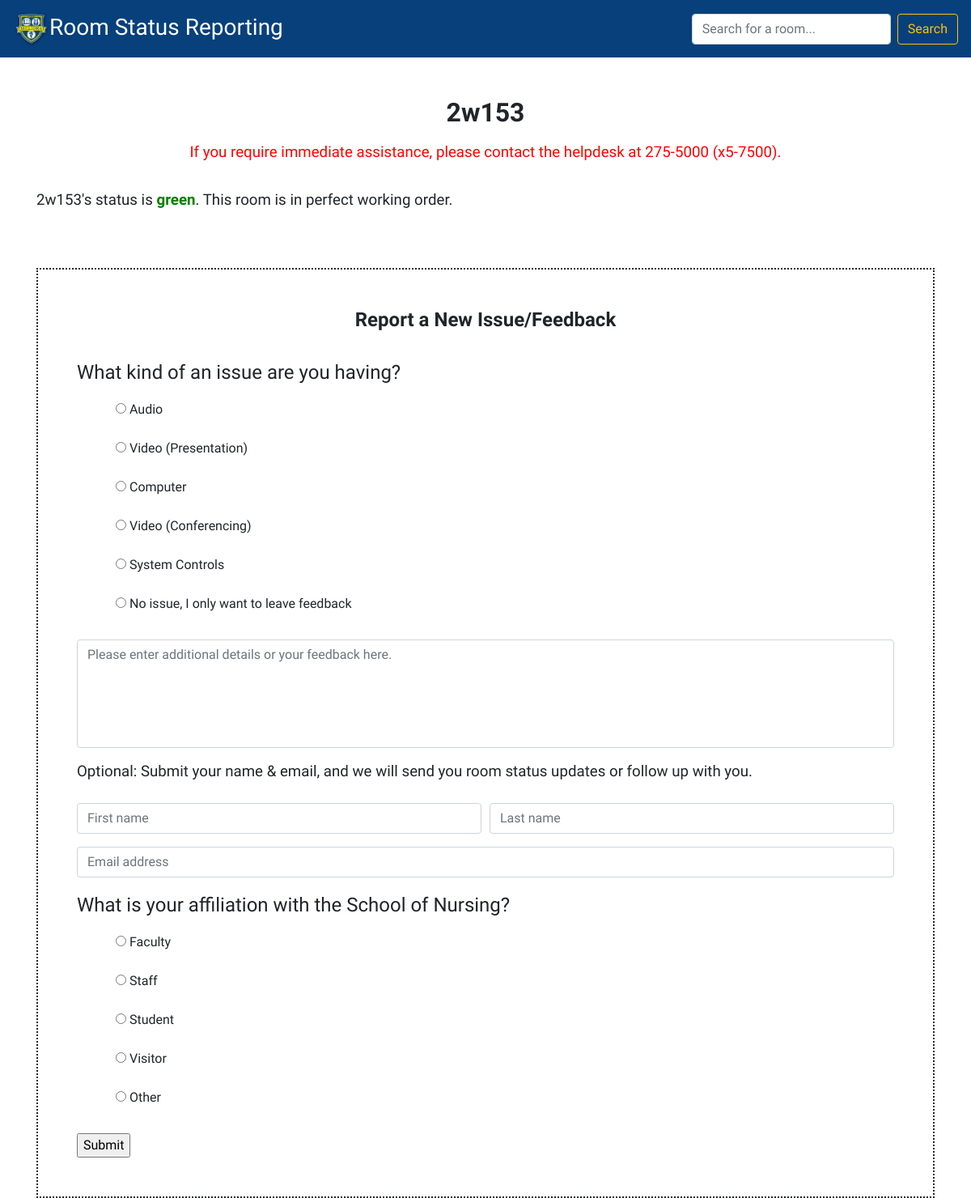
Before: /rooms/2w153/ with the older database file.
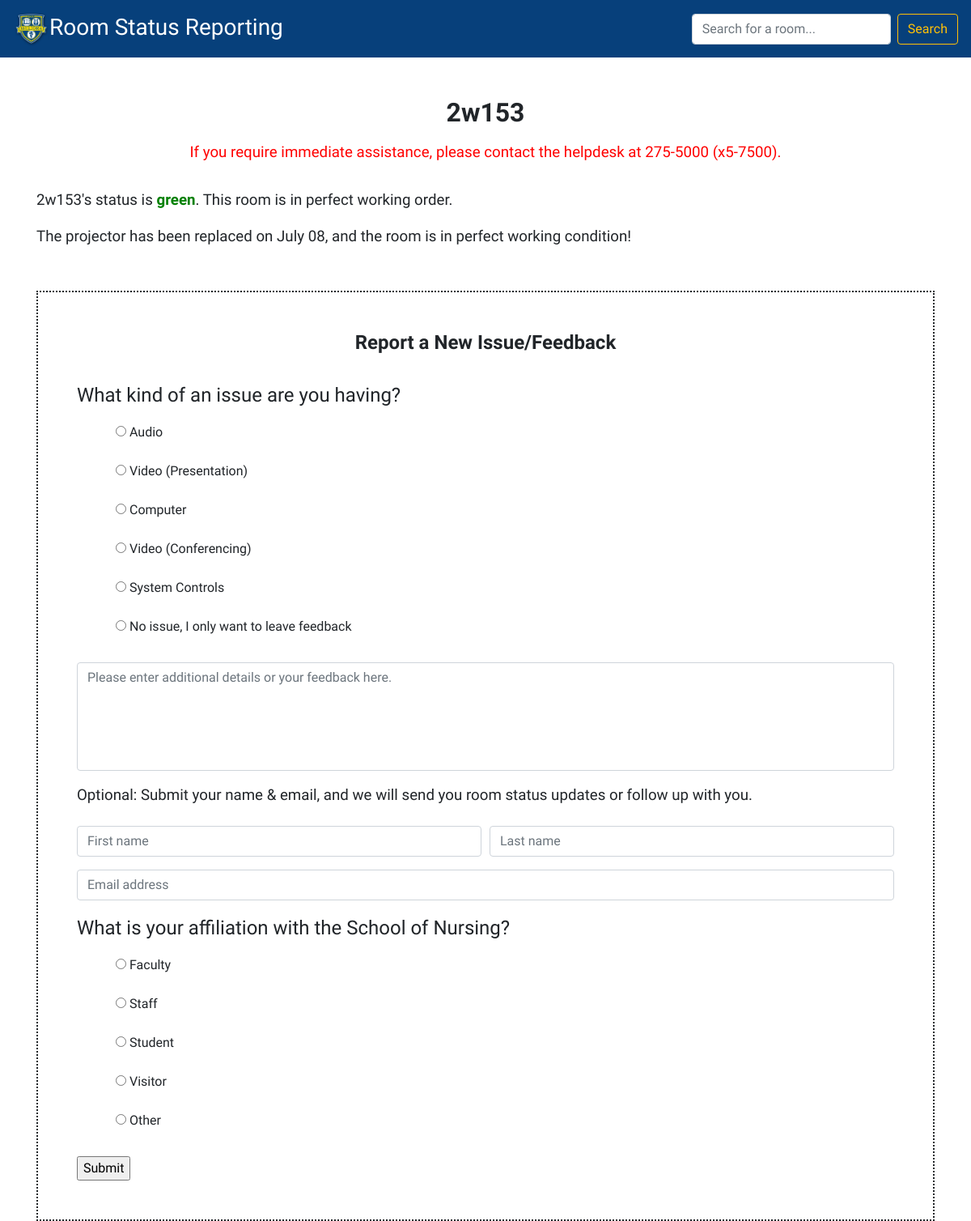
After: the same page with the newer database file.
### rooms/models.py (models this page shows, shortened)
class Room(models.Model):
    name = models.CharField(max_length=100, primary_key=True, unique=True)
    image = models.ImageField()
    details = models.TextField(null=True, blank=True)
    floorplan = models.ImageField(null=True, blank=True)
    ROOM_STATUS = (
        ('r', 'Red'),
        ('y', 'Yellow'),
        ('g', 'Green'),
    )
    status = models.CharField(max_length=1, choices=ROOM_STATUS,
                              blank=True, default='g', help_text='Status of the room')
    no_new_tickets = models.BooleanField(default=True)
    def __str__(self):
        return self.name
    class Meta:
        ordering = ['name']

### rooms/views.py (the view, shortened to what this page needs)
# urls.py: path('<str:room_name>/', views.ticket, name='ticket'),
def ticket(request, room_name):
    room_name = get_object_or_404(Room, pk=room_name)
    str_room_name = str(room_name)
    room = Room.objects.all()
    form_class = TicketForm
    if request.method == 'GET':
        form = TicketForm()
    return render(request, 'ticket.html', context={'room_name': room_name, 'room': room, 'form': form_class, })

### rooms/templates/ticket.html (shortened to what this page needs)
{% extends "base_generic.html" %}
{% block content %}
<div class="container">
<h1><strong>{{room_name}}</strong></h1>
<p class="red-text center large-text small-padding">If you require immediate assistance, please contact the helpdesk at 275-5000 (x5-7500).</p>
{% if room_name.status == 'g' %} <p class="large-text">{{room_name}}'s status is <strong id="green-text">green</strong>.  This room is in perfect working order.</p>{%elif room_name.status == 'y' %}<p class="large-text">{{room_name}}'s status is <strong id="yellow-text">yellow</strong>. This room has the following known issues: </p>{% elif room_name.status == 'r' %} <p class="large-text">{{room_name}}'s status is <strong class="red-text">red</strong>. This room is currently unusable.</p>{% endif %}
<p class="large-text" id="break">{{room_name.details}}</p>
<form id="ticket-border" class="" method="post">
<h2><strong>Report a New Issue/Feedback</strong></h2>
<fieldset>
  <legend>What kind of an issue are you having?</legend>
  {{form.type_of_issue}}
</fieldset>
{{form.feedback_or_further_details}}
<h3>Optional: Submit your name & email, and we will send you room status updates or follow up with you.</h3>
  <div class="form-row">
    <div class="form-group col-md-6">
      {{form.first_name}}
    </div>
    <div class="form-group col-md-6">
      {{form.last_name}}
    </div>
  </div>
  <div class="form-group">
    {{form.email_address}}
  </div>
<fieldset>
  <legend>What is your affiliation with the School of Nursing?</legend>
  {{form.affiliation}}
  </fieldset>
  <input type="submit" value="Submit">
  </form>
</div>
{% endblock content %}

Changed rows visible on the page:
changed Room "2w153": details (not shown) → "The projector has been replaced on July 08, and the room is in perfect working condition!"
